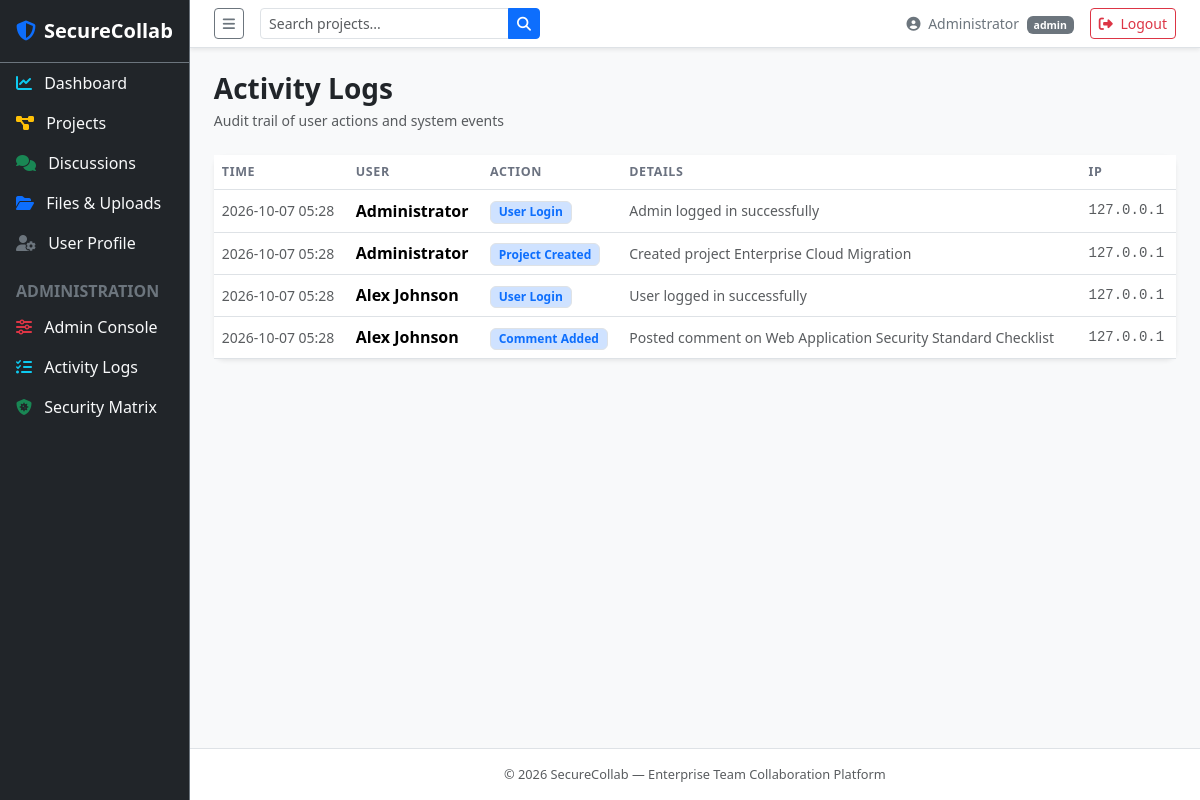
Screenshot of /admin/logs.php (signed in) with the database file from the repository.
### tables this page shows
CREATE TABLE `activity_logs` (
  `id` INT AUTO_INCREMENT PRIMARY KEY,
  `user_id` INT DEFAULT NULL,
  `action` VARCHAR(100) NOT NULL,
  `details` TEXT DEFAULT NULL,
  `ip_address` VARCHAR(45) DEFAULT NULL,
  `created_at` DATETIME DEFAULT CURRENT_TIMESTAMP,
  FOREIGN KEY (`user_id`) REFERENCES `users`(`id`) ON DELETE SET NULL
);

CREATE TABLE `users` (
  `id` INT AUTO_INCREMENT PRIMARY KEY,
  `name` VARCHAR(100) NOT NULL,
  `email` VARCHAR(150) NOT NULL UNIQUE,
  `password` VARCHAR(255) NOT NULL,
  `role` ENUM('admin', 'user') NOT NULL DEFAULT 'user',
  `avatar` VARCHAR(255) DEFAULT 'default.png',
  `created_at` DATETIME DEFAULT CURRENT_TIMESTAMP,
  `updated_at` DATETIME DEFAULT CURRENT_TIMESTAMP ON UPDATE CURRENT_TIMESTAMP
);

### admin/logs.php (the view, shortened to what this page needs)
<?php
require_once __DIR__ . '/../includes/header.php';
$db   = get_db();
$logs = $db->query("SELECT l.*, u.name uname FROM activity_logs l LEFT JOIN users u ON l.user_id=u.id ORDER BY l.created_at DESC LIMIT 100")->fetchAll();
?>
<div class="d-flex justify-content-between align-items-center mb-4">
    <div>
        <h3 class="fw-bold mb-1">Activity Logs</h3>
        <p class="text-muted small mb-0">Audit trail of user actions and system events</p>
    </div>
</div>
<div class="card border-0 shadow-sm">
    <div class="table-responsive">
        <table class="table table-hover align-middle mb-0">
            <thead><tr><th>Time</th><th>User</th><th>Action</th><th>Details</th><th>IP</th></tr></thead>
            <tbody>
            <?php foreach ($logs as $l): ?>
            <tr>
                <td class="text-muted small" style="white-space:nowrap"><?php echo date('Y-m-d H:i', strtotime($l['created_at'])); ?></td>
                <td class="fw-semibold"><?php echo htmlspecialchars($l['uname'] ?? 'System'); ?></td>
                <td><span class="badge bg-primary-subtle text-primary border"><?php echo htmlspecialchars($l['action']); ?></span></td>
                <td class="text-muted small"><?php echo htmlspecialchars($l['details']); ?></td>
                <td class="font-monospace text-muted small"><?php echo htmlspecialchars($l['ip_address']); ?></td>
            </tr>
            <?php endforeach; ?>
            </tbody>
        </table>
    </div>
</div>
<?php require_once __DIR__ . '/../includes/footer.php'; ?>

### assets/css/style.css (style rules this page uses)
:root { --sidebar-width: 240px; --sidebar-bg: #1a202c; --primary: #3b82f6; --topbar-height: 56px; }
.card { border-radius: 10px; }
.table th { font-size: 0.78rem; text-transform: uppercase; letter-spacing: 0.05em; color: #6b7280; font-weight: 600; }

### rows the page displays
activity_logs: created_at "2026-10-07 05:28", user.name "Administrator", action "User Login", details "Admin logged in successfully", ip_address "127.0.0.1"
activity_logs: created_at "2026-10-07 05:28", user.name "Administrator", action "Project Created", details "Created project Enterprise Cloud Migration", ip_address "127.0.0.1"
activity_logs: created_at "2026-10-07 05:28", user.name "Alex Johnson", action "User Login", details "User logged in successfully", ip_address "127.0.0.1"
activity_logs: created_at "2026-10-07 05:28", user.name "Alex Johnson", action "Comment Added", details "Posted comment on Web Application Security Standard Checklist", ip_address "127.0.0.1"

### other values shown
$user["name"] "Administrator"
$user["role"] "admin"
